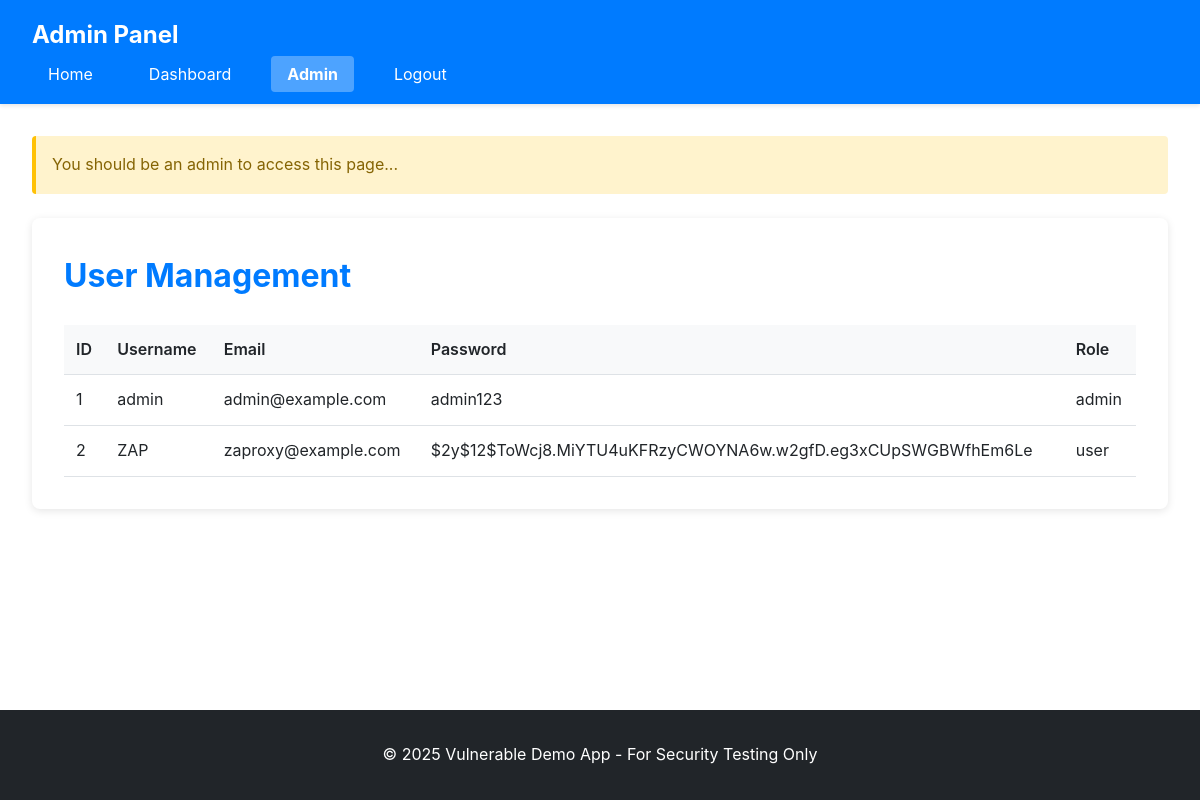
Before: /pages/admin.php with the older database file.
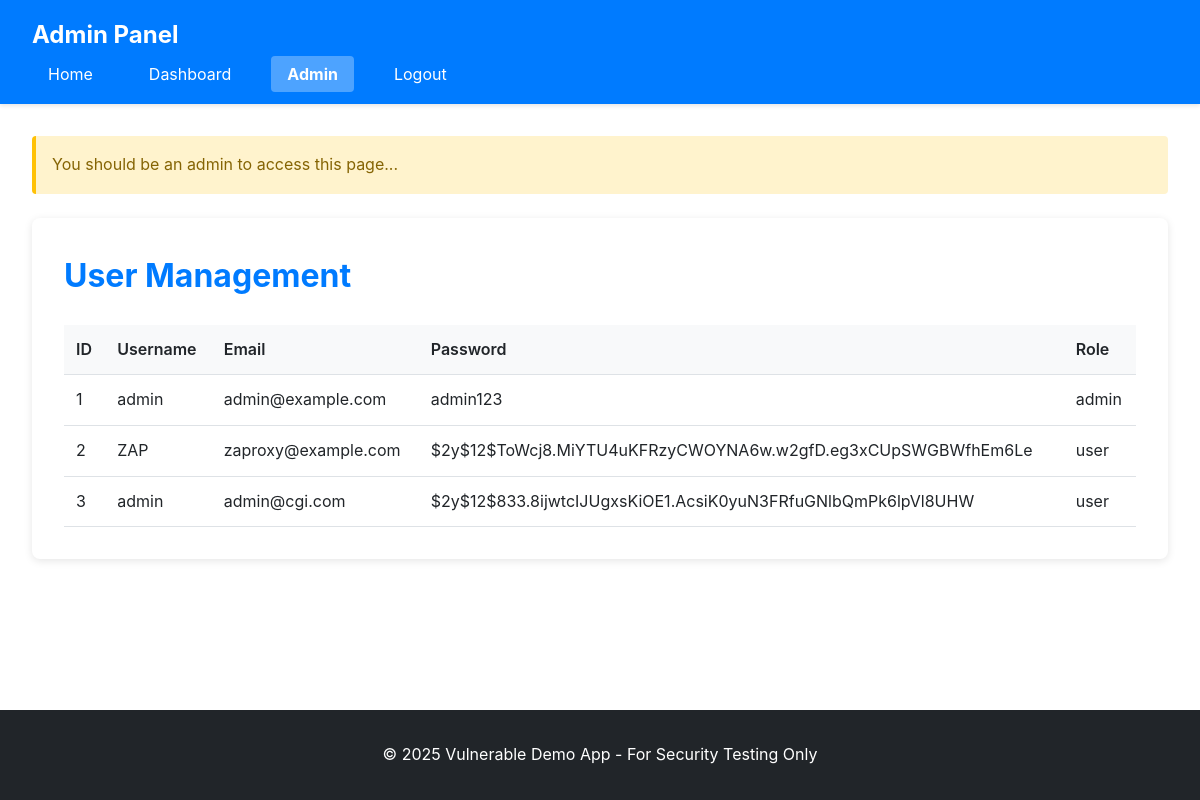
After: the same page with the newer database file.
### tables this page shows
CREATE TABLE users (
        id INTEGER PRIMARY KEY AUTOINCREMENT,
        username TEXT NOT NULL,
        password TEXT NOT NULL,
        email TEXT,
        role TEXT DEFAULT 'user',
        created_at DATETIME DEFAULT CURRENT_TIMESTAMP
    );

### pages/admin.php (the view, shortened to what this page needs)
<?php
$db = getDBConnection();
if (!isset($_SESSION['role']) || $_SESSION['role'] != 'admin') {
    $warning = "You should be an admin to access this page...";
}
$users = $db->query("SELECT * FROM users")->fetchAll(PDO::FETCH_ASSOC);
?>
<!DOCTYPE html>
<html lang="en">
<head>
    <link rel="stylesheet" href="/vulnerable-app/assets/css/style.css">
</head>
<body>
    <header role="banner">
        <nav role="navigation" aria-label="Main navigation">
            <h1>Admin Panel</h1>
            <ul>
                <li><a href="/vulnerable-app/home">Home</a></li>
                <li><a href="/vulnerable-app/dashboard">Dashboard</a></li>
                <li><a href="/vulnerable-app/admin" aria-current="page">Admin</a></li>
                <li><a href="/vulnerable-app/logout">Logout</a></li>
            </ul>
        </nav>
    </header>
    <main role="main" id="main-content">
        <?php if (isset($warning)): ?>
            <div class="warning" role="alert">
                <?php echo $warning; ?>
            </div>
        <?php endif; ?>
        <section aria-labelledby="admin-heading">
            <h2 id="admin-heading">User Management</h2>
            <table role="table" aria-label="User list">
                <thead>
                    <tr>
                        <th>ID</th>
                        <th>Username</th>
                        <th>Email</th>
                        <th>Password</th>
                        <th>Role</th>
                    </tr>
                </thead>
                <tbody>
                    <?php foreach ($users as $user): ?>
                        <tr>
                            <td><?php echo $user['id']; ?></td>
                            <td><?php echo $user['username']; ?></td>
                            <td><?php echo $user['email']; ?></td>
                            <td><?php echo $user['password']; ?></td>
                            <td><?php echo $user['role']; ?></td>
                        </tr>
                    <?php endforeach; ?>
                </tbody>
            </table>
        </section>
    </main>
    <footer role="contentinfo">
        <p>&copy; 2025 Vulnerable Demo App - For Security Testing Only</p>
    </footer>
</body>
</html>

### assets/css/style.css (style rules this page uses)
* { margin: 0; padding: 0; box-sizing: border-box; }
:root { --primary-color: #007bff; --secondary-color: #6c757d; --success-color: #28a745; --danger-color: #dc3545; --warning-color: #ffc107; --light-bg: #f8f9fa; --dark-text: #212529; --border-color: #dee2e6; }
body { font-family: -apple-system, BlinkMacSystemFont, 'Segoe UI', Roboto, 'Helvetica Neue', Arial, sans-serif; line-height: 1.6; color: var(--dark-text); background-color: #fff; min-height: 100vh; display: flex; flex-direction: column; }
header { background-color: var(--primary-color); color: white; padding: 1rem 2rem; box-shadow: 0 2px 4px rgba(0,0,0,0.1); }
header h1 { font-size: 1.5rem; margin-bottom: 0.5rem; }
nav ul { list-style: none; display: flex; flex-wrap: wrap; gap: 1.5rem; }
nav a { color: white; text-decoration: none; padding: 0.5rem 1rem; border-radius: 4px; transition: background-color 0.3s; }
nav a[aria-current="page"] { background-color: rgba(255, 255, 255, 0.3); font-weight: bold; }
main { flex: 1; max-width: 1200px; width: 100%; margin: 2rem auto; padding: 0 2rem; }
section { background: white; padding: 2rem; margin-bottom: 2rem; border-radius: 8px; box-shadow: 0 2px 8px rgba(0,0,0,0.1); }
h2 { color: var(--primary-color); margin-bottom: 1.5rem; font-size: 2rem; }
.error, .success, .warning { padding: 1rem; margin-bottom: 1.5rem; border-radius: 4px; border-left: 4px solid; }
.warning { background-color: #fff3cd; border-color: var(--warning-color); color: #856404; }
table { width: 100%; border-collapse: collapse; margin-top: 1rem; }
th, td { padding: 0.75rem; text-align: left; border-bottom: 1px solid var(--border-color); }
th { background-color: var(--light-bg); font-weight: 600; color: var(--dark-text); }
footer { background-color: var(--dark-text); color: white; text-align: center; padding: 2rem; margin-top: auto; }

Changed rows visible on the page:
added users: id "3", username "admin", email "admin@cgi.com", password "$2y$12$833.8ijwtcIJUgxsKiOE1.AcsiK0yuN3FRfuGNlbQmPk6lpVl8UHW", role "user"
